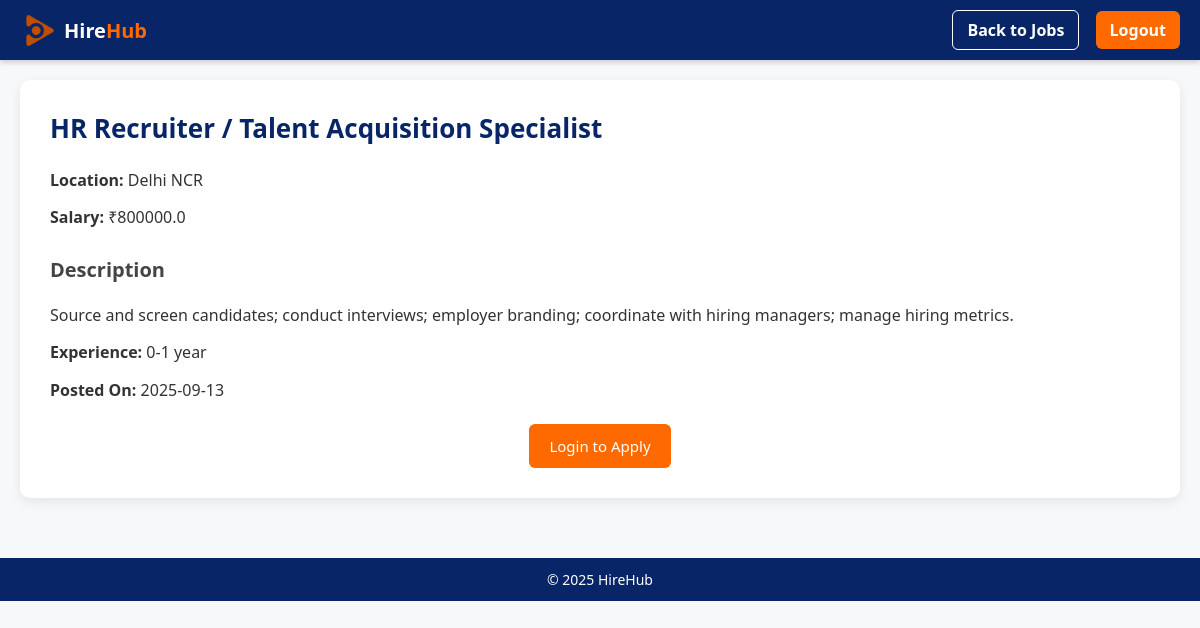
The app's page /job/8 with its own data.
### tables this page shows
CREATE TABLE jobs(
        id INTEGER PRIMARY KEY AUTOINCREMENT, 
        company TEXT,
        title TEXT, 
        description TEXT, 
        salary REAL,
        location TEXT,
        experience TEXT,
        status TEXT DEFAULT 'open',
        posted_on TEXT DEFAULT CURRENT_TIMESTAMP
    );

### app.py (the view)
@app.route("/job/<int:job_id>")
def job_details(job_id):
    applied = False
    with get_db() as conn:
        cur = conn.cursor()
        cur.execute("SELECT id, company, title, description, salary, location,experience, posted_on FROM jobs WHERE id=?", (job_id,))
        r = cur.fetchone()
        if not r:
            return "Job not found", 404
        job = {
            "id": r[0],
            "company": r[1],
            "title": r[2],
            "description": r[3],
            "salary": r[4],
            "location": r[5],
            "experience": r[6],
            "posted_on": r[7],
        }
        if session.get("user_id"):
            cur.execute("SELECT 1 FROM applications WHERE user_id=? AND job_id=?",
                        (session["user_id"], job_id))
            if cur.fetchone():
                applied = True
    return render_template("job_details.html", job=job, applied=applied)

### db.py (called while the page is built)
@contextmanager
def get_db():
    conn = sqlite3.connect(DB_NAME)
    try:
        yield conn
        conn.commit()
    finally:
        conn.close()

### templates/job_details.html (shortened to what this page needs)
<!doctype html>
<html lang="en">
<head>
  <link rel="stylesheet" href="{{ url_for('static', filename='css/jobs.css') }}">
</head>
<body >
  <nav class="nav">
    <div class="container nav-flex">
      <a class="brand" href="{{ url_for('home_page') }}">
        <img src="{{ url_for('static', filename='logo.png') }}" alt="Logo" class="logo">
        <span class="brand-name">Hire<span class="highlight">Hub</span></span>
      </a>
      <div class="nav-links">
        <a href="{{ url_for('jobs_page') }}" class="btn-outline">Back to Jobs</a>
        <a href="{{ url_for('logout') }}" class="btn">Logout</a>
      </div>
    </div>
  </nav>
  <main class="container">
    <div class="job-detail-card">
      <h2>{{ job.title }}</h2>
      <p><strong>Location:</strong> {{ job.location }}</p>
      <p><strong>Salary:</strong> ₹{{ job.salary }}</p>
      <h3>Description</h3>
      <p>{{ job.description }}</p>
      <p><strong>Experience:</strong> {{ job.experience }}</p>
      <p><strong>Posted On:</strong> {{ job.posted_on }}</p>
      {% if session.get('user_id') %}
        {% if applied %}
          <button class="btn-apply-applied" disabled>Already Applied</button>
        {% else %}
          <a href="{{ url_for('apply_job', job_id=job.id) }}" class="btn-orange">Apply Now</a>
        {% endif %}
      {% else %}
        <a href="{{ url_for('home_page') }}#login" class="btn-orange">
           Login to Apply
        </a>
      {% endif %}
    </div>
  </main>
  <footer class="footer">© 2025 HireHub</footer>
</body>
</html>

### static/css/jobs.css (style rules this page uses)
body { margin: 0; font-family: "Segoe UI", Arial, sans-serif; background: #f7f8fa; color: #333; }
.container { max-width: 1200px; margin: auto; padding: 20px; }
.nav { background: #082567; color: white; padding: 12px 0; box-shadow: 0 2px 6px rgba(0,0,0,0.2); }
.nav-flex { display: flex; justify-content: space-between; align-items: center; max-width: 1200px; margin: auto; padding: 0 20px; }
.brand { display: flex; align-items: center; font-size: 20px; font-weight: bold; color: white; text-decoration: none; }
.brand .logo { height: 36px; margin-right: 8px; }
.highlight { color: #ff6a00; }
.nav-links a { margin-left: 12px; padding: 8px 14px; border-radius: 6px; font-weight: bold; text-decoration: none; }
.nav-links .btn { background: #ff6a00; color: white; }
.nav-links .btn-outline { border: 1px solid white; color: white; }
.footer { background: #082567; color: white; text-align: center; padding: 12px; margin-top: 40px; font-size: 14px; }
.job-detail-card { max-width:1200px; margin: auto; padding: 30px; background: #fff; border-radius: 10px; box-shadow: 0 4px 12px rgba(0,0,0,0.08); }
.job-detail-card h2 { margin-top: 0; font-size: 26px; color: #082567; }
.job-detail-card p { margin: 12px 0; font-size: 16px; line-height: 1.6; }
.job-detail-card h3 { margin-top: 25px; font-size: 20px; color: #444; }
.btn-orange { display: block; width: fit-content; margin: 25px auto 0; padding: 12px 20px; margin-top: 20px; background: #ff6a00; color: white; text-decoration: none; border-radius: 6px; font-weight: 500; font-size: 15px; border: none; cursor: pointer; text-align: center; }

### records on screen
jobs: title "HR Recruiter / Talent Acquisition Specialist", location "Delhi NCR", salary "800000.0", description "Source and screen candidates; conduct interviews; employer branding; coordinate with hiring managers; manage hiring metrics.", experience "0-1 year", posted_on "2025-09-13"
